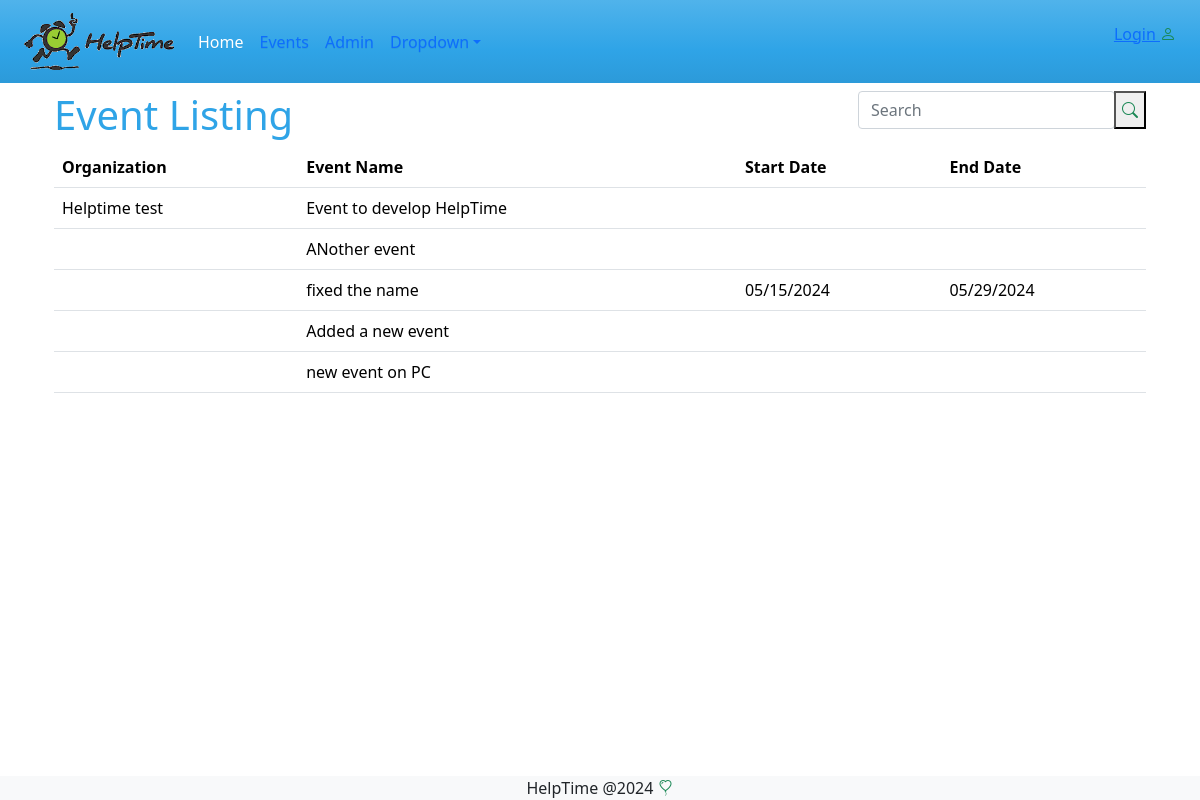
Page /events/ on the earlier database version.
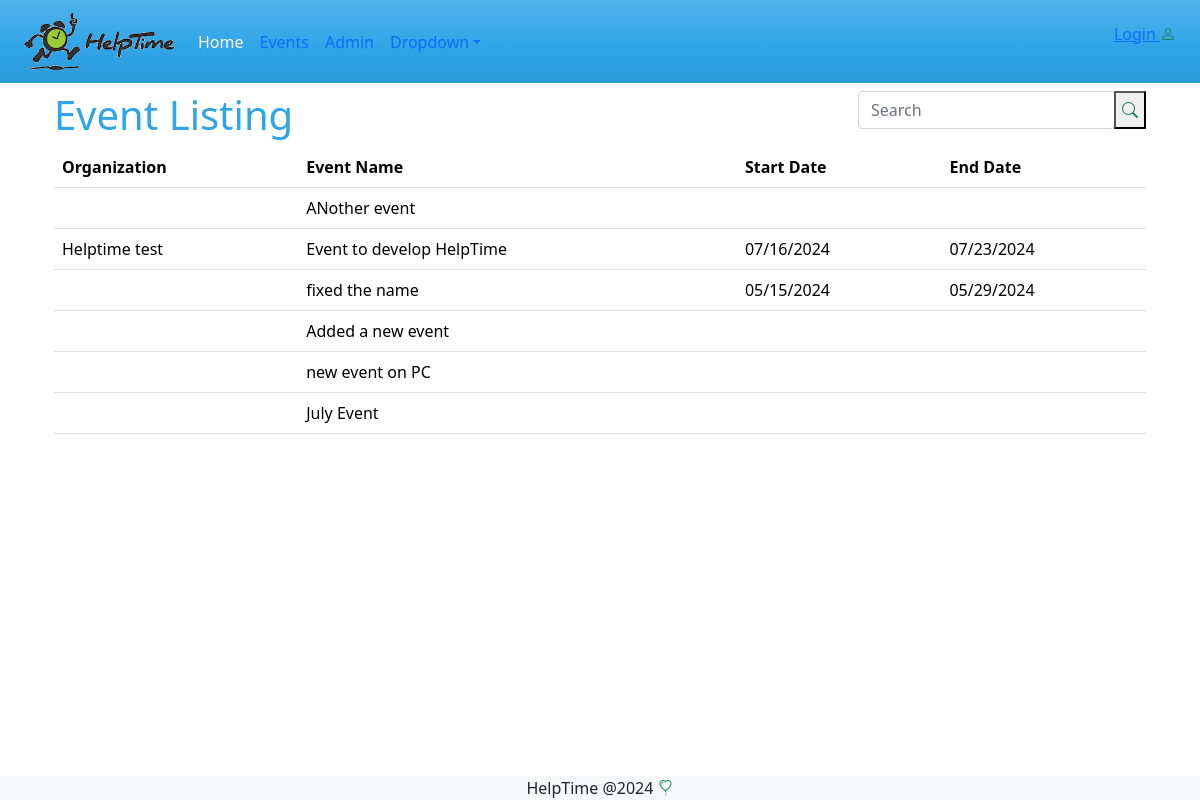
Same page on the later database version.
### events/models.py (models this page shows, shortened)
class Event(models.Model):
    reminder_days_choice = models.TextChoices('days', '1 2 3 4 5 6 7')
    name = models.CharField(max_length=200, verbose_name='Event Name' )
    description = models.TextField(max_length=200, verbose_name='Event Description', blank=True)
    organization = models.CharField(max_length=100, verbose_name='Organization Name', blank=True )
    primery_contact = models.CharField(max_length=100, verbose_name='Primary Contact', blank=True)
    alternate_contact = models.CharField(max_length=100, verbose_name='Alt Contact', blank=True)
    hide_names = models.BooleanField(default=False, verbose_name='Hide Volunteer Names', blank=True)
    reminder_days = models.CharField(max_length=5, choices=reminder_days_choice, verbose_name='Days to remind in advance', default=7)
    created_by = models.ForeignKey(User, on_delete=models.SET_NULL, null=True, blank=True)
    created_at = models.DateTimeField(auto_now_add=True, null=True, blank=True)
    updated_at = models.DateTimeField(auto_now=True, blank=True, null=True)

### events/views.py (the view)
# urls.py: path("", views.index, name="index"),
def index(request):
    form = EventSearchForm(request.GET or None)
    events = Event.objects.annotate(
        start_task_date=Min('tasks__task_date'),
        end_task_date=Max('tasks__task_date')
    )
    if form.is_valid():
        filter = form.cleaned_data.get('filter')
        events = events.filter(Q(name__icontains=filter) | Q(organization__icontains=filter))
    context = {
        'form' : form,
        'events' : events,
    }
    return render(request, 'events/index.html', context)

### events/forms.py
class EventSearchForm(forms.Form):
    filter = forms.CharField(required=False,
                             label="",
                             widget=forms.TextInput(attrs={'placeholder':'Search',
                                                           'class':'form-control'}))

### events/templates/events/index.html
{% extends 'master.html' %}
{% block content %}
    <div class="row">
        <div class="col-sm-6">
            <h1> Event Listing</h1>
        </div>
        <div class="col-sm-6">
            <div class="float-end">
                <form method="get">
                    <div class="input-group mb-2">
                        {{form}}
                        <button type="submit"> <i class="bi bi-search text-success"></i> </button>
                    </div>
                </form>
            </div>
        </div>
    </div>
<table class="table">
    <tr>
        <th>Organization</th>
        <th>Event Name</th>
        <th>Start Date</th>
        <th>End Date</th>
    </tr>
    {% for event in events %}
    <tr>
        <td>{{ event.organization}}</td>
        <td>{{ event.name }} </td>
        <td>{{ event.start_task_date | date:"m/d/Y" }} </td>
        <td>{{ event.end_task_date | date:"m/d/Y"}} </td>
    </tr>
    {% endfor %}
</table>
{% endblock %}

### templates/master.html (shortened to what this page needs)
{% load static %}
<!DOCTYPE html>
<html lang="en">
<head>
  <link rel="stylesheet" href="{% static 'styles/styles.css' %} ">
  <link rel="stylesheet" href="https://cdn.jsdelivr.net/npm/bootstrap-icons@1.11.3/font/bootstrap-icons.min.css">
  <link rel="stylesheet" href="https://cdn.jsdelivr.net/npm/bootstrap@5.1.3/dist/css/bootstrap.min.css"
>
</head>
<body>
  <nav class="navbar navbar-expand-md bg-primary" data-bs-theme="dark">
    <div class="container-fluid">
      <a class="navbar-brand" href="/">
        <img src="{% static '/images/HelptimeLogo_blk_green_RGB_100px_transparent.gif' %}" alt="HelpTime.org"
          width="150" ;></a>
      <div class="collapse navbar-collapse" id="navbarColor01">
        <ul class="navbar-nav me-auto">
          <li class="nav-item">
            <a class="nav-link active" href="/">Home
            </a>
          </li>
          <li class="nav-item">
            <a class="nav-link" href="/events">Events</a>
          <li class="nav-item">
            <a class="nav-link" href="/admin">Admin</a>
          </li>
          <li class="nav-item dropdown">
            <a class="nav-link dropdown-toggle" data-bs-toggle="dropdown" href="#" role="button" aria-haspopup="true"
              aria-expanded="false">Dropdown</a>
          </li>
        </ul>
        <ul class="nav-item ">
          {% if user.is_authenticated %}
            <ul class="nav-item dropdown">
              <a class="nav-link dropdown-toggle" data-bs-toggle="dropdown" href="#" role="button" aria-haspopup="true"
                aria-expanded="false">User: {{ user.get_username }}</a>
              <div class="dropdown-menu">
                <a class="nav-link" href="/events/dashboard">My Dashboard</a>
                <a class="dropdown-item" href="#">
                  <form id="logout-form" method="post" action="{% url 'logout' %}">
                    {% csrf_token %}
                    <button type="submit" class="dropdown-item text-danger">Logout</button>
                  </form>
                </a>
              </div>
            </ul>
          {% else %}
            <a href="{% url 'login' %}?next={{ request.path }}">Login <i class="bi bi-person text-success"></i></a>
          {% endif %}
        </ul>
      </div>
    </div>
  </nav>
  <div class="container mt-2">
    {% block content %}
    {% endblock %}
  </div>
  <pre>
</pre>
  <footer class="bg-light text-center fixed-bottom mb">
    HelpTime @2024
    <i class="bi bi-balloon-heart text-success" style="font-size: 2rm;"></i>
  </footer>
</body>
</html>

Differences in the rows shown:
shown differently, row unchanged: Event "ANother event": moves up the list
changed Event "Helptime test": start_task_date (not shown) → "07/16/2024"; end_task_date (not shown) → "07/23/2024"
added Event: name "July Event"
